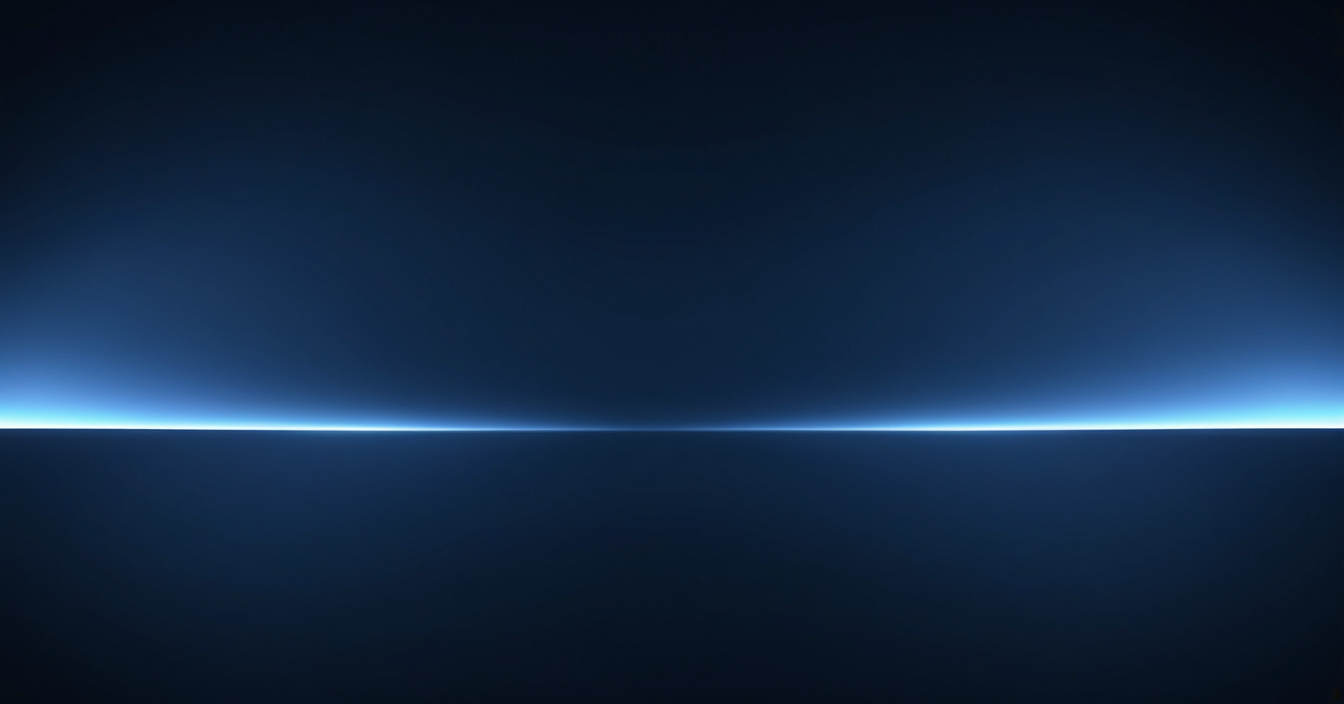
#> input picture sites/studio/brand/imagery/dark-arc.png, 1344 x 704 px, given in place of grinnell-trail-original.jpg, which was not available
$ python photo_backdrops.py .
#> lines starting #> are read from the running program, lines starting #| are printed output that depends on the picture; pictures that were not available may be replaced by others from this repository, and a replacement may not be noted
"""Build the photo backdrop masters from Andrew's originals on Flickr.

Each photo is cropped to 16:9, scaled to 5120 x 2880, and graded toward the
palette: nearly colourless, toned from slate to Soft White, low contrast with
no true blacks, and a little haze toward the sky. A second copy adds a soft
centre lift toward Soft White, for a logo to sit on.

  photos/<name>.jpg            graded
  photos/<name>-vignette.jpg   graded, with the centre lift

usage: python3 brand/imagery/photo_backdrops.py <download dir>   (from sites/studio)
needs: numpy, Pillow"""
import pathlib, subprocess, sys
import numpy as np
from PIL import Image

HERE = pathlib.Path(__file__).resolve().parent
W, H = 5120, 2880
SOFT_WHITE = np.array([0.973, 0.98, 0.988], np.float32)

# name: (original on Flickr, vertical offset of the 16:9 window as a fraction of the height)
PHOTOS = {
    "grinnell-trail": ("https://live.staticflickr.com/65535/51806978445_9eed3104cb_o.jpg", 0.10),
    "blue-ridge":     ("https://live.staticflickr.com/65535/52460143426_9b24593f3d_o.jpg", 0.12),
    "lake-mcdonald":  ("https://live.staticflickr.com/65535/52633885111_d2f8709a1f_o.jpg", 0.03),
}

def grade(a, lift=0.30, span=0.68, keep=0.08):
    L = 0.2126 * a[..., 0] + 0.7152 * a[..., 1] + 0.0722 * a[..., 2]
    L = lift + span * L                                   # low contrast, no true blacks
    y = np.linspace(0, 1, a.shape[0], dtype=np.float32)[:, None]
    L = L + (1 - L) * 0.25 * np.clip(1 - y * 1.6, 0, 1)   # haze toward the sky
    # slate -> steel -> cool gray -> soft white
    stops = np.array([[0.20, 0.25, 0.33], [0.39, 0.45, 0.55], [0.82, 0.85, 0.89], [0.97, 0.98, 0.99]], np.float32)
    pos = np.array([0.0, 0.35, 0.75, 1.0], np.float32)
    out = np.stack([np.interp(L, pos, stops[:, c]).astype(np.float32) for c in range(3)], -1)
    return out * (1 - keep) + a * keep                    # a trace of the original colour

def vignette(a, cx=0.5, cy=0.45, rx=0.42, ry=0.48, amt=0.55):
    """Soft centre lift toward Soft White: strongest behind the logo, gone by the edges."""
    h, w, _ = a.shape
    y = (np.arange(h, dtype=np.float32) / h - cy) / ry
    x = (np.arange(w, dtype=np.float32) / w - cx) / rx
    m = np.exp(-(y[:, None] ** 2 + x[None, :] ** 2) * 1.4) * amt
    return a * (1 - m[..., None]) + SOFT_WHITE * m[..., None]

def save(a, path, icc):
    Image.fromarray((np.clip(a, 0, 1) * 255 + 0.5).astype("uint8")).save(path, quality=92, icc_profile=icc)

if __name__ == "__main__":
    cache = pathlib.Path(sys.argv[1]); cache.mkdir(parents=True, exist_ok=True)
    out = HERE / "photos"; out.mkdir(exist_ok=True)
    for name, (url, off) in PHOTOS.items():
        src = cache / f"{name}-original.jpg"
        if not src.exists():
            subprocess.run(["curl", "-sfL", "-A", "Mozilla/5.0", "-o", str(src), url], check=True)
#> (this line was passed over: subprocess is not available in this run)
        im = Image.open(src)
#> im is the input picture: PIL image 1344x704 RGB; mean R, G, B 18.2, 38.6, 64
        icc = im.info.get("icc_profile")
        im = im.convert("RGB")
        w, h = im.size
#> w = 1344; h = 704
        th = round(w * 9 / 16)
#> th = 756
        top = min(round(h * off), h - th)
#> top = -52
        im = im.crop((0, top, w, top + th)).resize((W, H), Image.LANCZOS)
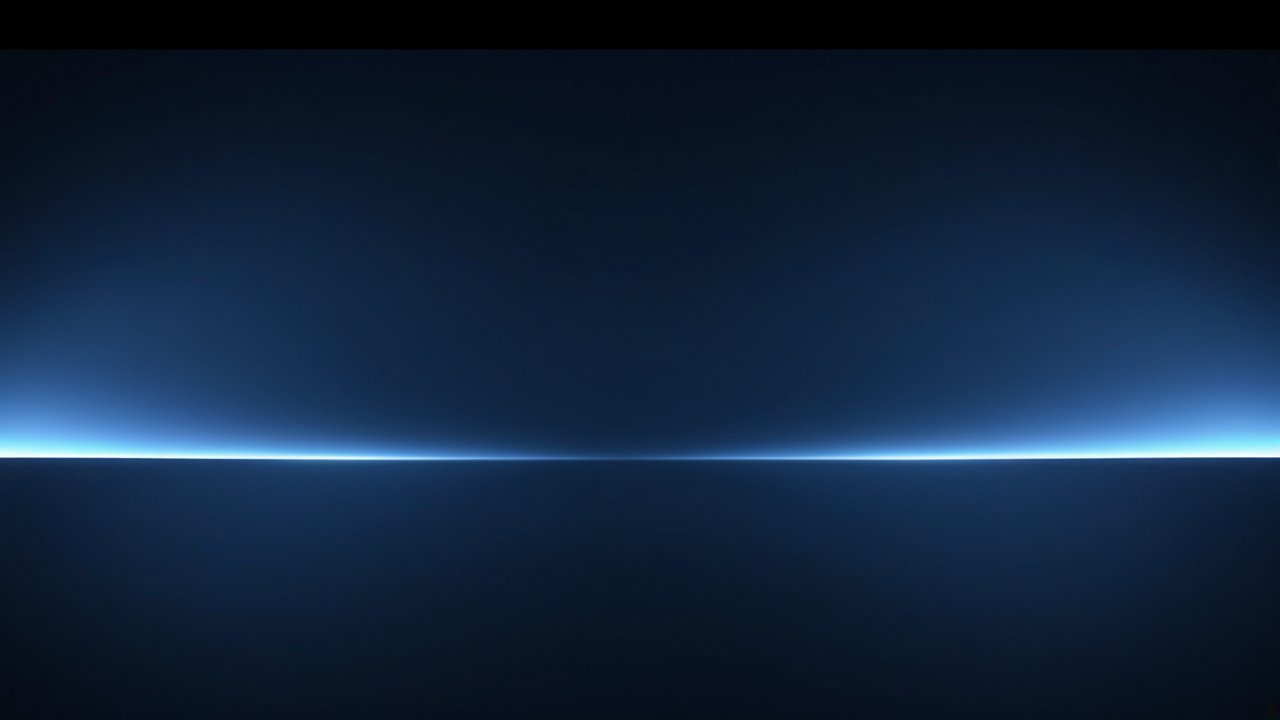
#> im: PIL image 5120x2880 RGB (shown at 1/4 size); mean R, G, B 16.9, 35.9, 59.6
        g = grade(np.asarray(im, dtype=np.float32) / 255)
#> in grade, `L = L + (1 - L) * 0.25 * np.clip(1 - y * 1.6, 0, 1)`:
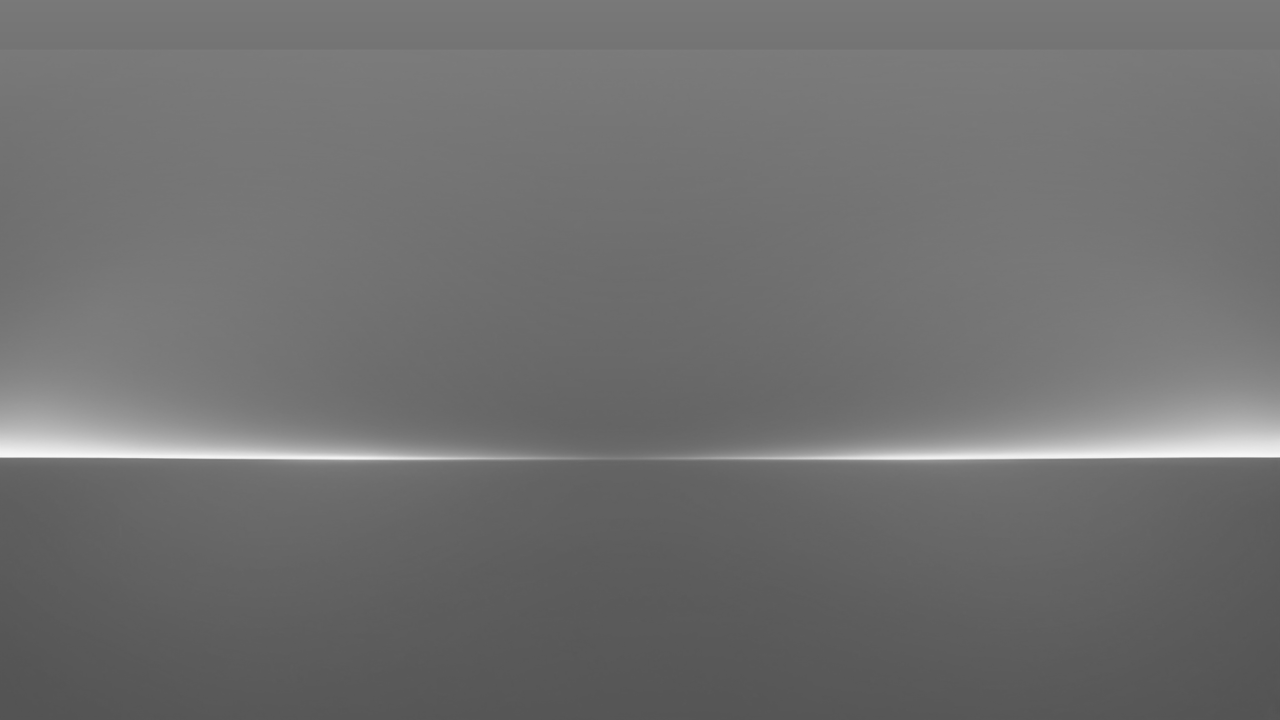
#> L: shape (2880, 5120) float32 (shown at 1/4 size); min 0.319, max 0.98, mean 0.44
#> in grade, `out = np.stack([np.interp(L, pos, stops[:, c]).astype(np.float32) for ..`:
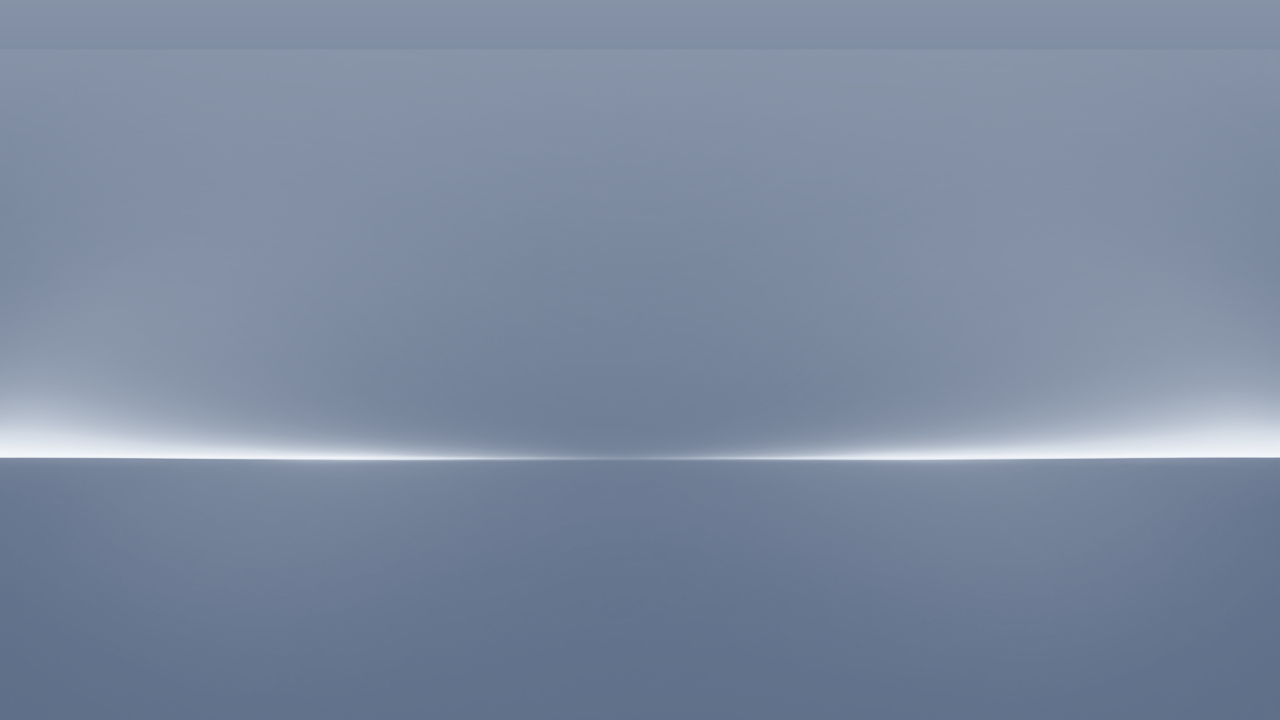
#> out: shape (2880, 5120, 3) float32 (shown at 1/4 size); mean of channels 0, 1, 2 0.511, 0.53, 0.615; drawn as R, G, B
        save(g, out / f"{name}.jpg", icc)
        save(vignette(g), out / f"{name}-vignette.jpg", icc)
#> in vignette, `return a * (1 - m[..., None]) + SOFT_WHITE * m[..., None]`:
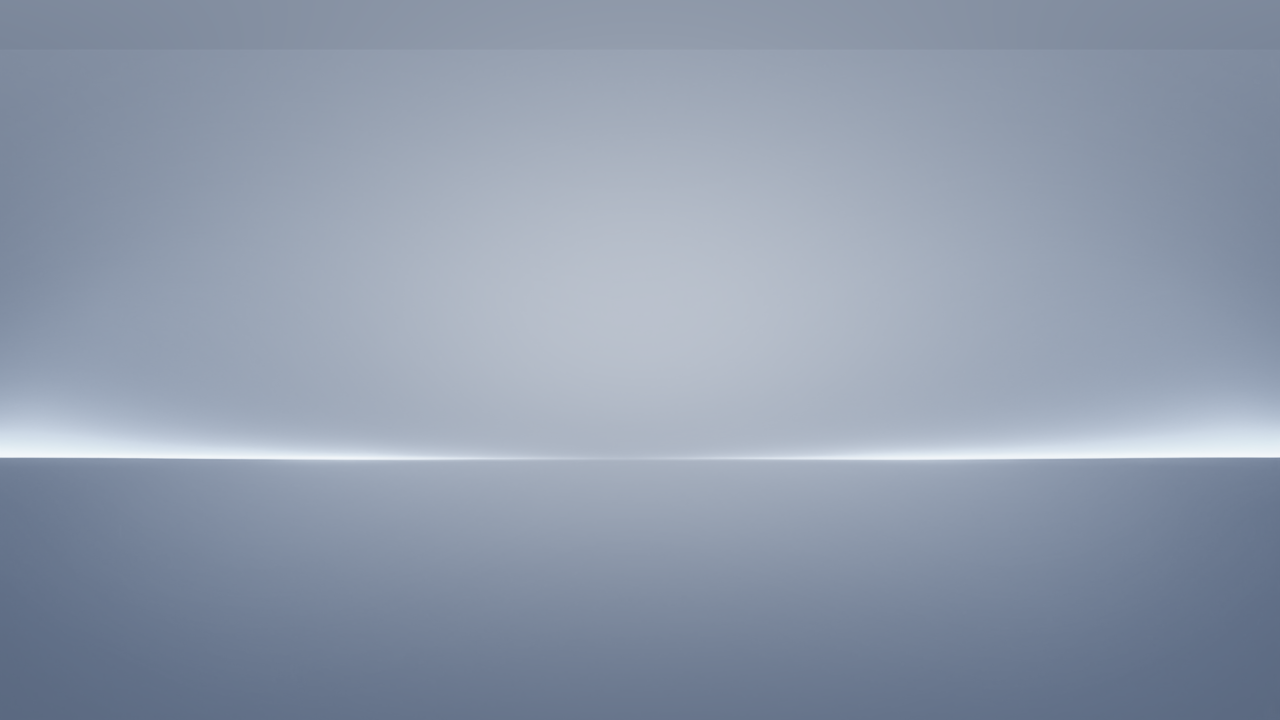
#> returned value: shape (2880, 5120, 3) float32 (shown at 1/4 size); mean of channels 0, 1, 2 0.555, 0.569, 0.736; drawn as R, G, B
        print(name)
#> pass 2 of the loop `for name, (url, off) in PHOTOS.items():`:
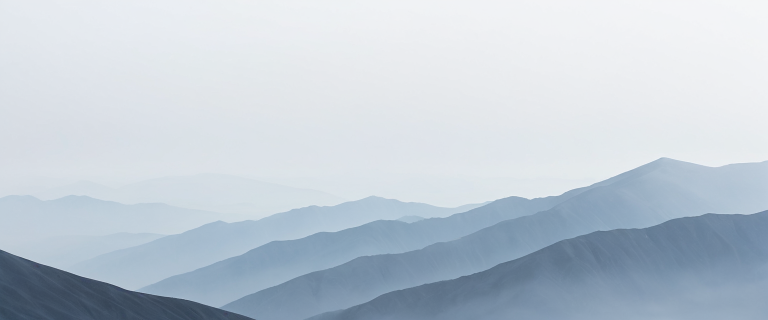
#> input picture sites/studio/brand/imagery/hero-fog.png, 1536 x 640 px, given in place of blue-ridge-original.jpg, which was not available (shown at 1/2 size)
#> im is the input picture: PIL image 1536x640 RGB; mean R, G, B 192.2, 203, 213.3
#> im: PIL image 5120x2880 RGB
#> in grade (call 2), `L = L + (1 - L) * 0.25 * np.clip(1 - y * 1.6, 0, 1)`:
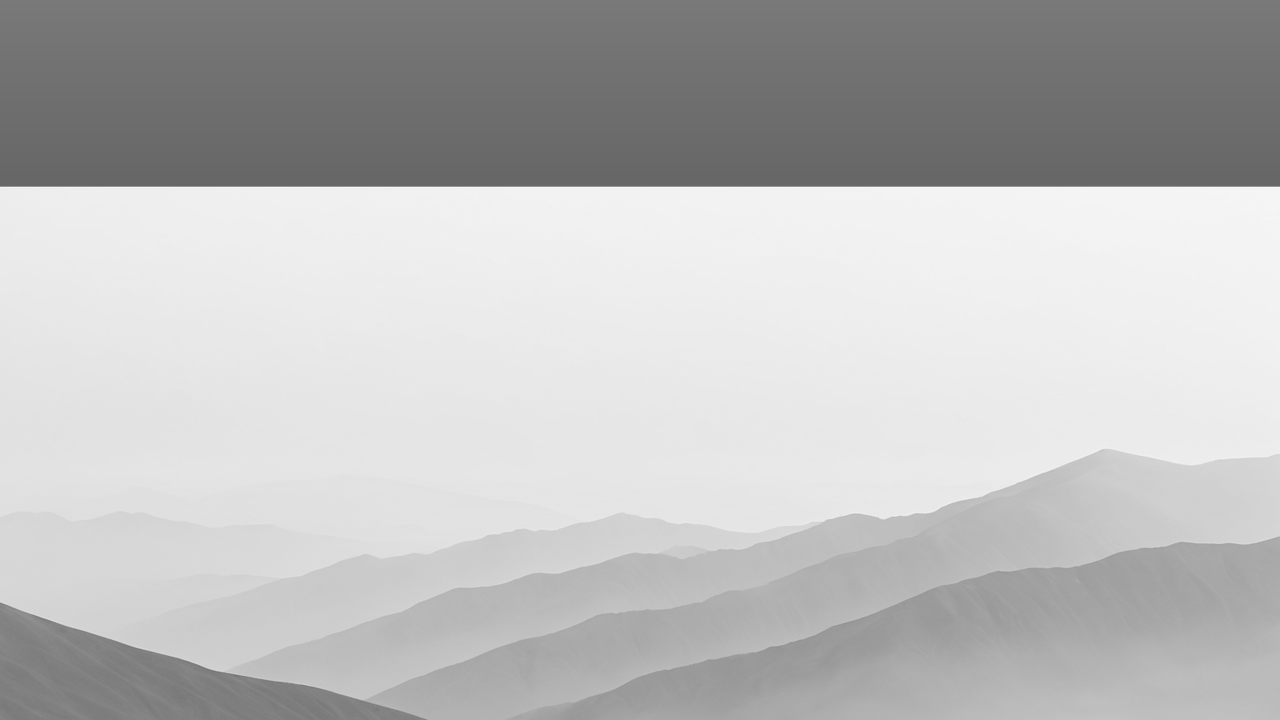
#> L: shape (2880, 5120) float32 (shown at 1/4 size); min 0.403, max 0.983, mean 0.736
#> in vignette (call 2), `return a * (1 - m[..., None]) + SOFT_WHITE * m[..., None]`:
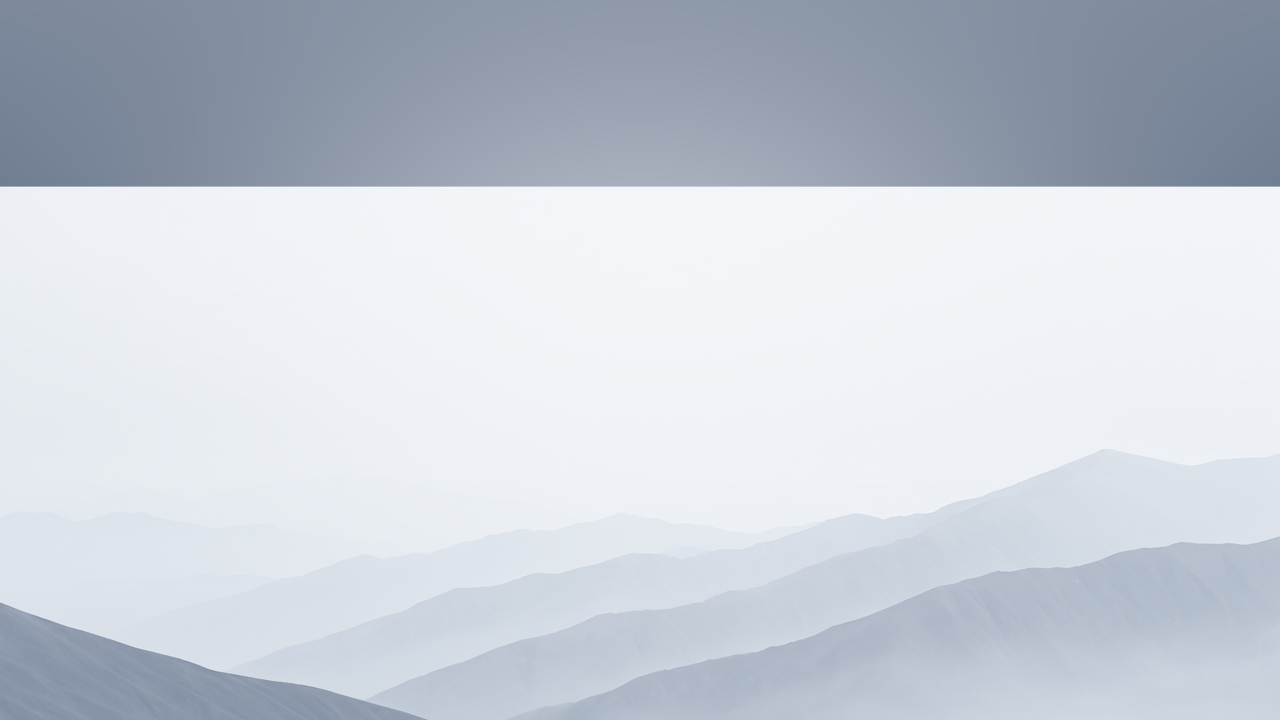
#> returned value: shape (2880, 5120, 3) float32 (shown at 1/4 size); mean of channels 0, 1, 2 0.882, 0.891, 0.911; drawn as R, G, B
#> (the run stopped early here; a loop or call above may not have finished)
